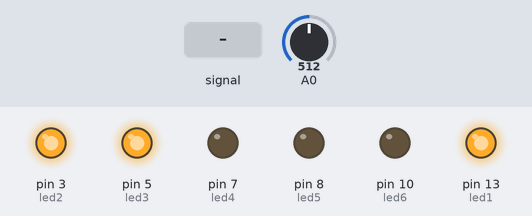
Bench run of a sketch on a simulated Arduino Uno, built with avr-gcc and run on an emulated ATmega328P. Shown: output pins drawn as LEDs (lit = HIGH). Dashed ring = blinking. The inputs (shaded band) are chosen by the test bench; at power-on: A0 = 512. What the sketch prints to the serial monitor is not drawn.

Above: at 1.2 s.
1.3 s: A0 fed a 200 Hz sine of ±255 counts around its level
At 1.85 s:
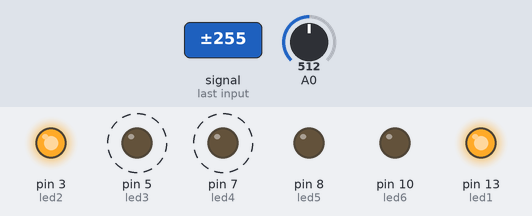
4.3 s: A0 set to 810
At 4.6 s:
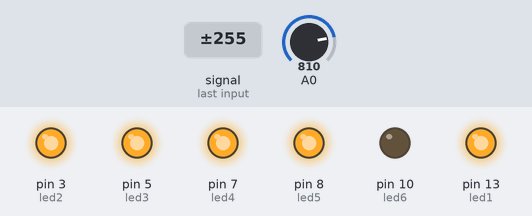
5.8 s: A0 set to 834
7.3 s: A0 set to 853
At 8.1 s:
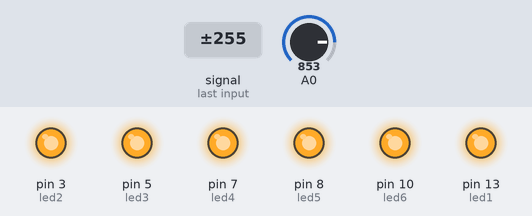
8.8 s: A0 set to 122
At 9.2 s:
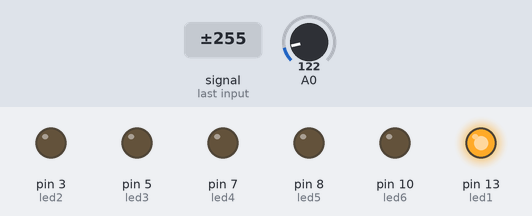
10.3 s: A0 set to 36
11.8 s: A0 set to 29
At 12.6 s:
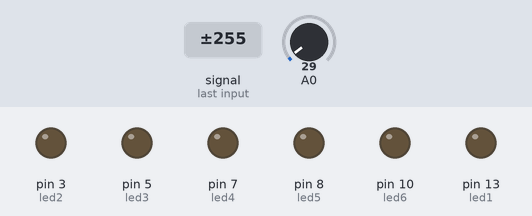
Timing chart, 0 to 14.3 s (numbered marks = the images above; inputs shaded):
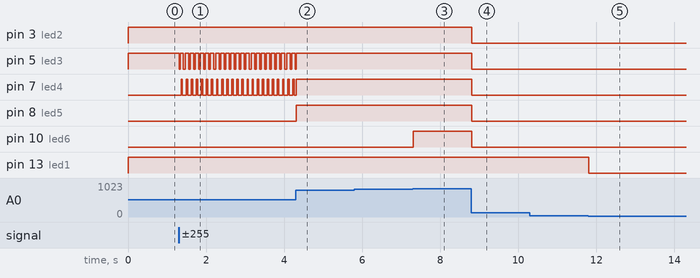

Measured:
- the behaviour switches between 843 and 844 on A0 (found by bisection; images 2 and 3)
- the behaviour switches between 33 and 32 on A0 (found by bisection; images 4 and 5)
- after the input at 1.3 s, pin 5 (led3): alternates HIGH for 0.09 s and LOW for 0.04 s, starting at once; pin 7 (led4): alternates HIGH for 0.04 s and LOW for 0.09 s, starting after 0.06 s
- after the input at 4.3 s, pin 5 (led3): goes on until 4.3 s, then stays HIGH; pin 8 (led5): LOW → HIGH at once
- after the input at 7.3 s, pin 10 (led6): LOW → HIGH at once
- after the input at 8.8 s, pin 3 (led2), pin 5 (led3), pin 7 (led4), pin 8 (led5), pin 10 (led6): HIGH → LOW at once
- after the input at 11.8 s, pin 13 (led1): HIGH → LOW at once

The sketch:

LuxReadingSmooth.ino
```cpp
// variabelen instellen

int led1 = 13;
int led2 = 3;
int led3 = 5;
int led4 = 7;
int led5 = 8;
int led6 = 10;
float Res = 10.0;
int smooth[20];

void setup() {
  // ledpinnen instellen als uitvoer
  pinMode(led1, OUTPUT);
  pinMode(led2, OUTPUT);
  pinMode(led3, OUTPUT);
  pinMode(led4, OUTPUT);
  pinMode(led5, OUTPUT);
  pinMode(led6, OUTPUT);
  //aanzetten serial console
  Serial.begin(9600);
}

void loop() {
  //lees 20 waarden, bereken het gemiddelde en stuur deze via de serial console
  int i;
  for (i=0; i<19; i++) {
    smooth[i] = analogRead(A0);
  }
  int avg;
  for (i=0; i<19; i++) {
    avg = avg + smooth[i];
  }
  avg = avg/20;
  Serial.println(avg);
  // bereken lux en print via serial
  //   float  Vo = avg*0.004882813;
  //   int  lux=500/(Res*((5-Vo)/Vo));
  //  Serial.println(lux);

  // losse uitvoer als PC niet voor handen is.

  if (avg > 30) {
    digitalWrite(led1, HIGH);
  }
  else {
    digitalWrite(led1, LOW);
  }

  if (avg > 200) {
    digitalWrite(led2, HIGH);
  }
  else {
    digitalWrite(led2, LOW);
  }

  if (avg > 400) {
    digitalWrite(led3, HIGH);
  }
  else {
    digitalWrite(led3, LOW);
  }

  if (avg > 600) {
    digitalWrite(led4, HIGH);
  }
  else {
    digitalWrite(led4, LOW);
  }

  if (avg > 700) {
    digitalWrite(led5, HIGH);
  }
  else {
    digitalWrite(led5, LOW);
  }

  if (avg > 800) {
    digitalWrite(led6, HIGH);
  }
  else {
    digitalWrite(led6, LOW);
  }
}
```
